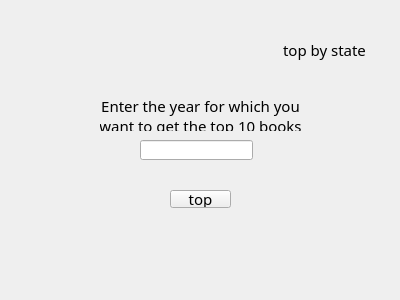
<?xml version="1.0" encoding="UTF-8"?>
<ui version="4.0">
 <class>TopBookDialog</class>
 <widget class="QWidget" name="TopBookDialog">
  <property name="geometry">
   <rect>
    <x>0</x>
    <y>0</y>
    <width>400</width>
    <height>300</height>
   </rect>
  </property>
  <property name="windowTitle">
   <string>Form</string>
  </property>
  <widget class="QStackedWidget" name="stackedWidget">
   <property name="geometry">
    <rect>
     <x>10</x>
     <y>10</y>
     <width>381</width>
     <height>271</height>
    </rect>
   </property>
   <widget class="QWidget" name="page">
    <widget class="QPushButton" name="pushButton">
     <property name="geometry">
      <rect>
       <x>160</x>
       <y>180</y>
       <width>61</width>
       <height>18</height>
      </rect>
     </property>
     <property name="font">
      <font>
       <family>Comfortaa</family>
       <pointsize>11</pointsize>
      </font>
     </property>
     <property name="text">
      <string>top</string>
     </property>
    </widget>
    <widget class="QPushButton" name="statePageButton">
     <property name="geometry">
      <rect>
       <x>259</x>
       <y>30</y>
       <width>111</width>
       <height>20</height>
      </rect>
     </property>
     <property name="font">
      <font>
       <family>Comfortaa</family>
       <pointsize>11</pointsize>
      </font>
     </property>
     <property name="layoutDirection">
      <enum>Qt::LeftToRight</enum>
     </property>
     <property name="styleSheet">
      <string notr="true">border: none;
</string>
     </property>
     <property name="text">
      <string>top by state</string>
     </property>
    </widget>
    <widget class="QLabel" name="label">
     <property name="geometry">
      <rect>
       <x>90</x>
       <y>90</y>
       <width>201</width>
       <height>31</height>
      </rect>
     </property>
     <property name="font">
      <font>
       <family>Comfortaa</family>
       <pointsize>11</pointsize>
      </font>
     </property>
     <property name="text">
      <string>Enter the year for which you
 want to get the top 10 books:</string>
     </property>
     <property name="alignment">
      <set>Qt::AlignCenter</set>
     </property>
    </widget>
    <widget class="QLineEdit" name="yearTopEdit">
     <property name="geometry">
      <rect>
       <x>130</x>
       <y>130</y>
       <width>113</width>
       <height>20</height>
      </rect>
     </property>
    </widget>
   </widget>
   <widget class="QWidget" name="page_2">
    <widget class="QPushButton" name="topButton2">
     <property name="geometry">
      <rect>
       <x>160</x>
       <y>180</y>
       <width>61</width>
       <height>18</height>
      </rect>
     </property>
     <property name="font">
      <font>
       <family>Comfortaa</family>
       <pointsize>11</pointsize>
      </font>
     </property>
     <property name="text">
      <string>top</string>
     </property>
    </widget>
    <widget class="QPushButton" name="yearPageButton">
     <property name="geometry">
      <rect>
       <x>239</x>
       <y>30</y>
       <width>121</width>
       <height>20</height>
      </rect>
     </property>
     <property name="font">
      <font>
       <family>Comfortaa</family>
       <pointsize>11</pointsize>
      </font>
     </property>
     <property name="styleSheet">
      <string notr="true">border: none;
</string>
     </property>
     <property name="text">
      <string>top by year</string>
     </property>
    </widget>
    <widget class="QLabel" name="label_2">
     <property name="geometry">
      <rect>
       <x>30</x>
       <y>90</y>
       <width>311</width>
       <height>31</height>
      </rect>
     </property>
     <property name="font">
      <font>
       <family>Comfortaa</family>
       <pointsize>11</pointsize>
      </font>
     </property>
     <property name="text">
      <string>Chose the state what you
wanted to top 10-books:</string>
     </property>
     <property name="alignment">
      <set>Qt::AlignCenter</set>
     </property>
    </widget>
    <widget class="QComboBox" name="comboBox">
     <property name="geometry">
      <rect>
       <x>130</x>
       <y>130</y>
       <width>111</width>
       <height>22</height>
      </rect>
     </property>
     <property name="font">
      <font>
       <family>Comfortaa</family>
       <pointsize>10</pointsize>
      </font>
     </property>
     <item>
      <property name="text">
       <string>Avaliable</string>
      </property>
     </item>
     <item>
      <property name="text">
       <string>Checked out</string>
      </property>
     </item>
    </widget>
   </widget>
  </widget>
 </widget>
 <resources/>
 <connections/>
</ui>
